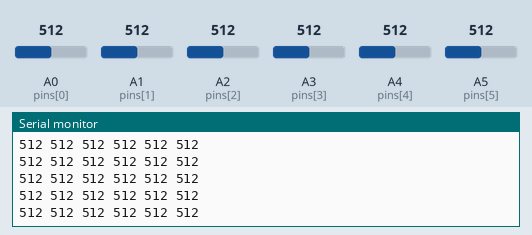
Bench run of a sketch on a simulated Arduino Uno, built with avr-gcc and run on an emulated ATmega328P. Parts: the last lines printed to the serial monitor. Inputs (shaded band) come from the test bench; at power-on: A2 (pins[2]) = 512, A4 (pins[4]) = 512, A0 (pins[0]) = 512, A1 (pins[1]) = 512, A3 (pins[3]) = 512, A5 (pins[5]) = 512. No radio packets arrive unless stated.

Above: at 7.2 s.
7.3 s: A2 (pins[2]) set to 108
At 8.3 s:
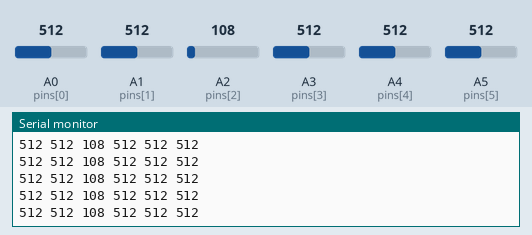
8.8 s: A2 (pins[2]) set to 94
At 9.8 s:
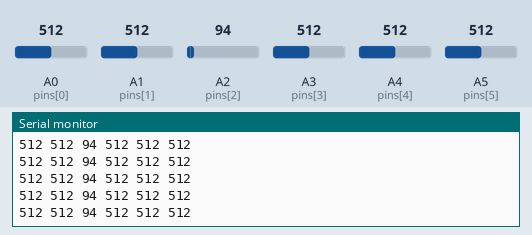
13.3 s: A4 (pins[4]) set to 107
At 14.2 s:
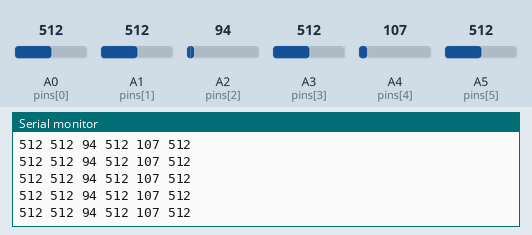
14.8 s: A4 (pins[4]) set to 91
At 15.9 s:
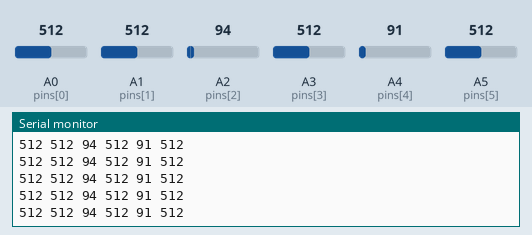
Timing chart, 0 to 17.8 s (numbered marks = the images above; inputs shaded):
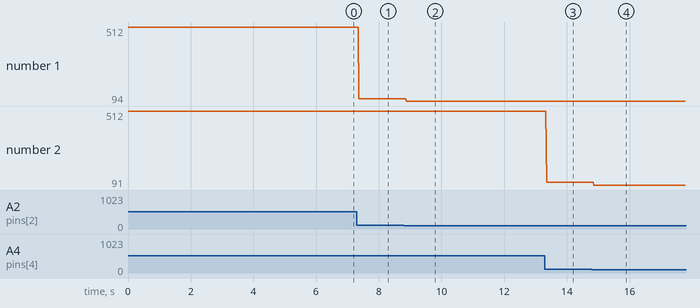

Measured:
- after the input at 7.3 s, the serial monitor: prints a new line after 0.07 s (image 1)
- after the input at 8.8 s, the serial monitor: prints a new line after 0.08 s (image 2)
- after the input at 13.3 s, the serial monitor: prints a new line after 0.05 s (image 3)
- after the input at 14.8 s, the serial monitor: prints a new line after 0.06 s (image 4)
- plotted number 1: 512 → 108 after the input at 7.3 s, 108 → 94 after the input at 8.8 s
- plotted number 2: 512 → 107 after the input at 13.3 s, 107 → 91 after the input at 14.8 s

The sketch:

ArmTrans.ino
```cpp
#include <SPI.h>
#include <nRF24L01.h>
#include <RF24.h>

#define CE  5
#define CSN 6

RF24 radio(CE,CSN);

const byte address[6] = "00001";

int pins[6] = {A0,A1,A2,A3,A4,A5};
int vals[6];

void setup() {
  // put your setup code here, to run once:
  for (int i = 0; i < 6; i++) pinMode(pins[i],INPUT);
  Serial.begin(9600);
  radio.begin();
  radio.openWritingPipe(address);
  radio.setPALevel(RF24_PA_MIN);
  radio.stopListening();
}

void loop() {
  // put your main code here, to run repeatedly:
  delay(5);
  for (int i = 0; i < 6; i++) {
    vals[i] = analogRead(pins[i]);
    Serial.print(vals[i]);
    Serial.print(" ");
  }
  Serial.println();
  radio.write(vals,sizeof(vals));
}
```
